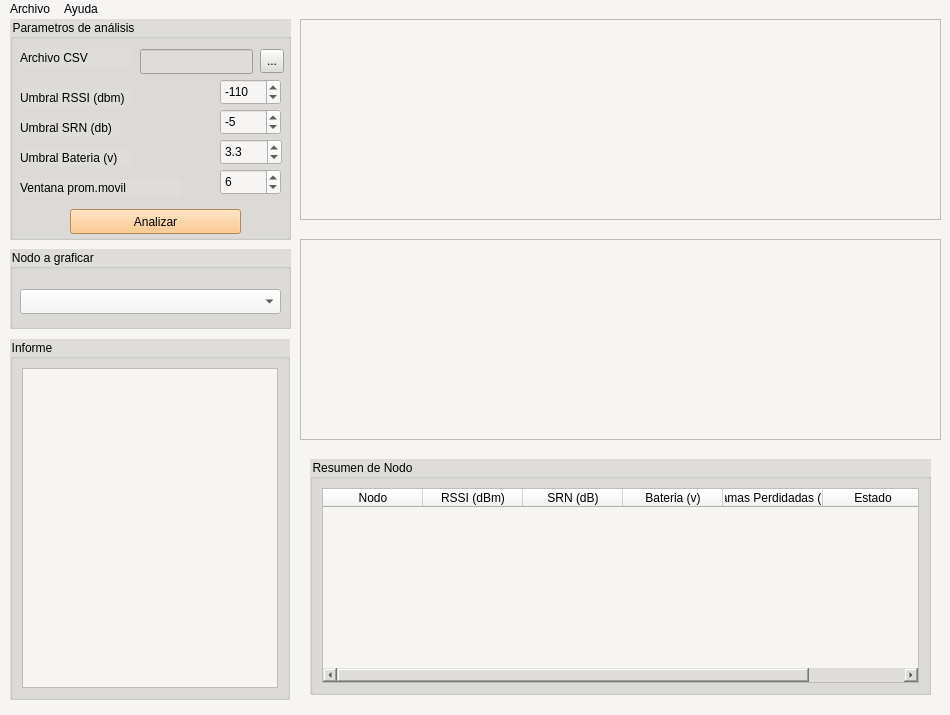
<?xml version="1.0" encoding="UTF-8"?>
<ui version="4.0">
 <class>MainWindow</class>
 <widget class="QMainWindow" name="MainWindow">
  <property name="geometry">
   <rect>
    <x>0</x>
    <y>0</y>
    <width>950</width>
    <height>715</height>
   </rect>
  </property>
  <property name="windowTitle">
   <string>MainWindow</string>
  </property>
  <property name="styleSheet">
   <string notr="true">background-color: rgb(246, 245, 244);</string>
  </property>
  <widget class="QWidget" name="centralwidget">
   <widget class="QGroupBox" name="Parametros">
    <property name="geometry">
     <rect>
      <x>10</x>
      <y>0</y>
      <width>281</width>
      <height>221</height>
     </rect>
    </property>
    <property name="styleSheet">
     <string notr="true">background-color: rgb(222, 221, 218);</string>
    </property>
    <property name="title">
     <string>Parametros de análisis</string>
    </property>
    <widget class="QLabel" name="label">
     <property name="geometry">
      <rect>
       <x>10</x>
       <y>70</y>
       <width>111</width>
       <height>17</height>
      </rect>
     </property>
     <property name="text">
      <string>Umbral RSSI (dbm)</string>
     </property>
    </widget>
    <widget class="QLabel" name="label_2">
     <property name="geometry">
      <rect>
       <x>10</x>
       <y>100</y>
       <width>101</width>
       <height>17</height>
      </rect>
     </property>
     <property name="text">
      <string>Umbral SRN (db)</string>
     </property>
    </widget>
    <widget class="QLabel" name="label_3">
     <property name="geometry">
      <rect>
       <x>10</x>
       <y>130</y>
       <width>111</width>
       <height>17</height>
      </rect>
     </property>
     <property name="text">
      <string>Umbral Bateria (v)</string>
     </property>
    </widget>
    <widget class="QLabel" name="label_4">
     <property name="geometry">
      <rect>
       <x>10</x>
       <y>160</y>
       <width>161</width>
       <height>17</height>
      </rect>
     </property>
     <property name="text">
      <string>Ventana prom.movil</string>
     </property>
    </widget>
    <widget class="QSpinBox" name="RSSI">
     <property name="geometry">
      <rect>
       <x>210</x>
       <y>60</y>
       <width>61</width>
       <height>26</height>
      </rect>
     </property>
     <property name="styleSheet">
      <string notr="true">background-color: rgb(246, 245, 244);</string>
     </property>
     <property name="minimum">
      <number>-200</number>
     </property>
     <property name="maximum">
      <number>0</number>
     </property>
     <property name="value">
      <number>-110</number>
     </property>
    </widget>
    <widget class="QSpinBox" name="SNR">
     <property name="geometry">
      <rect>
       <x>210</x>
       <y>90</y>
       <width>61</width>
       <height>26</height>
      </rect>
     </property>
     <property name="styleSheet">
      <string notr="true">background-color: rgb(246, 245, 244);</string>
     </property>
     <property name="minimum">
      <number>-50</number>
     </property>
     <property name="maximum">
      <number>50</number>
     </property>
     <property name="value">
      <number>-5</number>
     </property>
    </widget>
    <widget class="QDoubleSpinBox" name="Bateria">
     <property name="geometry">
      <rect>
       <x>210</x>
       <y>120</y>
       <width>62</width>
       <height>26</height>
      </rect>
     </property>
     <property name="styleSheet">
      <string notr="true">background-color: rgb(246, 245, 244);</string>
     </property>
     <property name="decimals">
      <number>1</number>
     </property>
     <property name="maximum">
      <double>150.000000000000000</double>
     </property>
     <property name="value">
      <double>3.300000000000000</double>
     </property>
    </widget>
    <widget class="QSpinBox" name="ventana">
     <property name="geometry">
      <rect>
       <x>210</x>
       <y>150</y>
       <width>61</width>
       <height>26</height>
      </rect>
     </property>
     <property name="styleSheet">
      <string notr="true">background-color: rgb(246, 245, 244);</string>
     </property>
     <property name="minimum">
      <number>1</number>
     </property>
     <property name="maximum">
      <number>100</number>
     </property>
     <property name="value">
      <number>6</number>
     </property>
    </widget>
    <widget class="QPushButton" name="pushButton">
     <property name="geometry">
      <rect>
       <x>60</x>
       <y>190</y>
       <width>171</width>
       <height>25</height>
      </rect>
     </property>
     <property name="styleSheet">
      <string notr="true">background-color: rgb(255, 190, 111);</string>
     </property>
     <property name="text">
      <string>Analizar</string>
     </property>
    </widget>
    <widget class="QLabel" name="label_5">
     <property name="geometry">
      <rect>
       <x>10</x>
       <y>30</y>
       <width>111</width>
       <height>17</height>
      </rect>
     </property>
     <property name="text">
      <string>Archivo CSV</string>
     </property>
    </widget>
    <widget class="QLineEdit" name="lineEdit">
     <property name="geometry">
      <rect>
       <x>130</x>
       <y>30</y>
       <width>113</width>
       <height>25</height>
      </rect>
     </property>
     <property name="readOnly">
      <bool>true</bool>
     </property>
    </widget>
    <widget class="QToolButton" name="toolButton">
     <property name="geometry">
      <rect>
       <x>250</x>
       <y>30</y>
       <width>24</width>
       <height>24</height>
      </rect>
     </property>
     <property name="text">
      <string>...</string>
     </property>
    </widget>
   </widget>
   <widget class="QGroupBox" name="Nodo">
    <property name="geometry">
     <rect>
      <x>10</x>
      <y>230</y>
      <width>281</width>
      <height>80</height>
     </rect>
    </property>
    <property name="styleSheet">
     <string notr="true">background-color: rgb(222, 221, 218);</string>
    </property>
    <property name="title">
     <string>Nodo a graficar </string>
    </property>
    <widget class="QComboBox" name="comboBox">
     <property name="geometry">
      <rect>
       <x>10</x>
       <y>40</y>
       <width>261</width>
       <height>25</height>
      </rect>
     </property>
     <property name="styleSheet">
      <string notr="true">background-color: rgb(246, 245, 244);</string>
     </property>
    </widget>
   </widget>
   <widget class="QGroupBox" name="Informe">
    <property name="geometry">
     <rect>
      <x>10</x>
      <y>320</y>
      <width>280</width>
      <height>361</height>
     </rect>
    </property>
    <property name="styleSheet">
     <string notr="true">background-color: rgb(222, 221, 218);</string>
    </property>
    <property name="title">
     <string>Informe</string>
    </property>
    <layout class="QVBoxLayout" name="verticalLayout_2">
     <item>
      <widget class="QTextBrowser" name="textBrowser">
       <property name="styleSheet">
        <string notr="true">background-color: rgb(246, 245, 244);</string>
       </property>
      </widget>
     </item>
    </layout>
   </widget>
   <widget class="QGroupBox" name="tabladeresumen">
    <property name="geometry">
     <rect>
      <x>310</x>
      <y>440</y>
      <width>621</width>
      <height>236</height>
     </rect>
    </property>
    <property name="styleSheet">
     <string notr="true">background-color: rgb(222, 221, 218);</string>
    </property>
    <property name="title">
     <string>Resumen de Nodo</string>
    </property>
    <layout class="QVBoxLayout" name="verticalLayout">
     <item>
      <widget class="QTableWidget" name="tableWidget">
       <property name="styleSheet">
        <string notr="true">background-color: rgb(246, 245, 244);</string>
       </property>
       <property name="verticalScrollBarPolicy">
        <enum>Qt::ScrollBarPolicy::ScrollBarAsNeeded</enum>
       </property>
       <property name="horizontalScrollBarPolicy">
        <enum>Qt::ScrollBarPolicy::ScrollBarAsNeeded</enum>
       </property>
       <property name="editTriggers">
        <set>QAbstractItemView::EditTrigger::NoEditTriggers</set>
       </property>
       <property name="alternatingRowColors">
        <bool>true</bool>
       </property>
       <attribute name="horizontalHeaderStretchLastSection">
        <bool>true</bool>
       </attribute>
       <column>
        <property name="text">
         <string>Nodo</string>
        </property>
       </column>
       <column>
        <property name="text">
         <string>RSSI (dBm)</string>
        </property>
       </column>
       <column>
        <property name="text">
         <string>SRN (dB)</string>
        </property>
       </column>
       <column>
        <property name="text">
         <string>Bateria (v)</string>
        </property>
       </column>
       <column>
        <property name="text">
         <string>Tramas Perdidadas (%)</string>
        </property>
       </column>
       <column>
        <property name="text">
         <string>Estado</string>
        </property>
       </column>
      </widget>
     </item>
    </layout>
   </widget>
   <widget class="QFrame" name="frame_Rssi">
    <property name="geometry">
     <rect>
      <x>300</x>
      <y>0</y>
      <width>641</width>
      <height>201</height>
     </rect>
    </property>
    <property name="frameShape">
     <enum>QFrame::Shape::StyledPanel</enum>
    </property>
    <property name="frameShadow">
     <enum>QFrame::Shadow::Raised</enum>
    </property>
   </widget>
   <widget class="QFrame" name="frame_Bateria">
    <property name="geometry">
     <rect>
      <x>300</x>
      <y>220</y>
      <width>641</width>
      <height>201</height>
     </rect>
    </property>
    <property name="frameShape">
     <enum>QFrame::Shape::StyledPanel</enum>
    </property>
    <property name="frameShadow">
     <enum>QFrame::Shadow::Raised</enum>
    </property>
   </widget>
  </widget>
  <widget class="QMenuBar" name="menuBar">
   <property name="geometry">
    <rect>
     <x>0</x>
     <y>0</y>
     <width>950</width>
     <height>22</height>
    </rect>
   </property>
   <widget class="QMenu" name="menuArchivo">
    <property name="title">
     <string>Archivo</string>
    </property>
    <addaction name="actionAbrir_CSV"/>
    <addaction name="actionCerrar"/>
   </widget>
   <widget class="QMenu" name="menuAyuda">
    <property name="title">
     <string>Ayuda</string>
    </property>
   </widget>
   <addaction name="menuArchivo"/>
   <addaction name="menuAyuda"/>
  </widget>
  <action name="actionAbrir_CSV">
   <property name="text">
    <string>Abrir CSV                </string>
   </property>
   <property name="shortcut">
    <string>Ctrl+O</string>
   </property>
  </action>
  <action name="actionCerrar">
   <property name="text">
    <string>Cerrar</string>
   </property>
   <property name="shortcut">
    <string>Ctrl+Q</string>
   </property>
  </action>
 </widget>
 <resources/>
 <connections/>
</ui>
